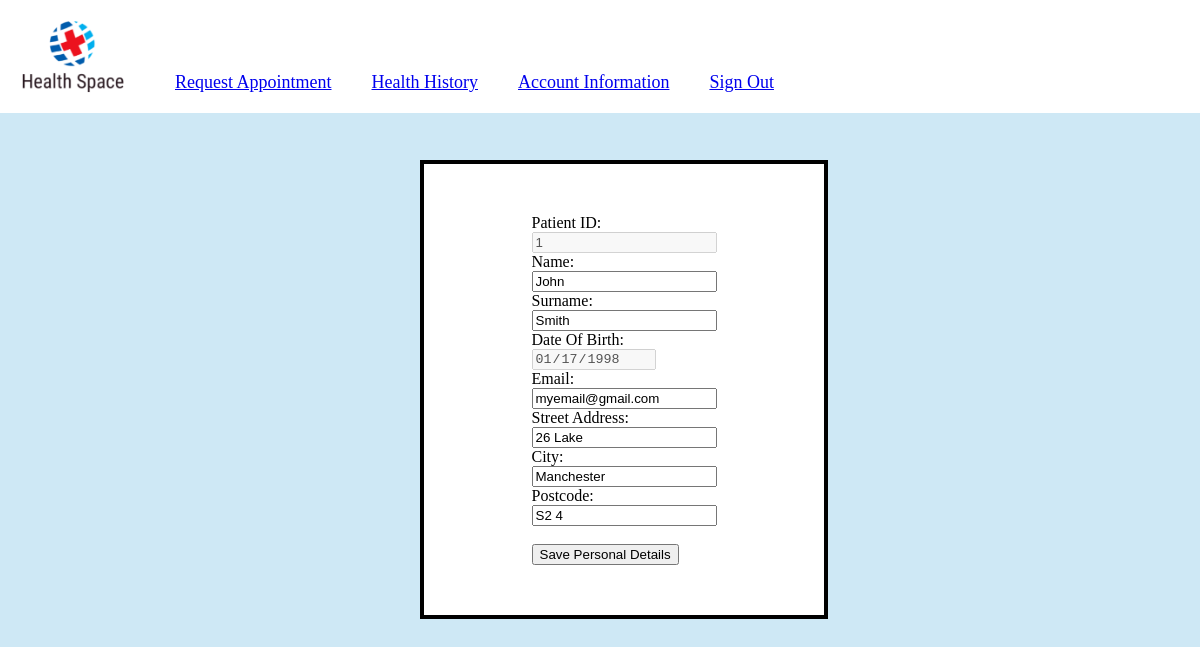
The page /PatientPHP/accountInfo.php (signed in) on the database its author committed.
### tables this page shows
CREATE TABLE `patient` (
  `patient_id` int(11) NOT NULL,
  `first_name` text NOT NULL,
  `surname` text NOT NULL,
  `dob` date NOT NULL,
  `email` text NOT NULL,
  `password` text NOT NULL,
  `street_address` text NOT NULL,
  `city` text NOT NULL,
  `postcode` text NOT NULL
);

### PatientPHP/accountInfo.php (the view, shortened to what this page needs)
<?php
include("../Include/db_connection.php");
include("../Include/patientHeader.php");
$patient_id = $_SESSION['patient_id'];
$sql = "SELECT * FROM patient WHERE patient_id='$patient_id'";
$result_patient = $conn->query($sql);
if ($result_patient->num_rows > 0) {
    $patient_row = $result_patient->fetch_assoc();
}
?>
<!DOCTYPE html>
<html lang="en">
<head>
    <link rel="stylesheet" href="../CSS/style.css">
</head>
<body>
    <div class="patient-info">
        <form method="post" action="<?php echo $_SERVER['PHP_SELF']; ?>">
            <label> Patient ID:<br></label> <input type="text" class="form-control" id="patient_id" name="patient_id" value="<?php echo $patient_row['patient_id']; ?>" disabled required><br>
            <label> Name:<br> </label> <input type="text" class="form-control" id="first_name" name="first_name" value="<?php echo $patient_row['first_name']; ?>"  required><br>
            <label>Surname:<br> </label> <input type="text" class="form-control" id="surname" name="surname" value="<?php echo $patient_row['surname']; ?>"  required><br>
            <label>Date Of Birth:<br> </label> <input type="date" class="form-control" id="dob" name="dob" value="<?php echo $patient_row['dob']; ?>" disabled required><br>
            <label>Email:<br></label>  <input type="text" class="form-control" id="email" name="email" value="<?php echo $patient_row['email']; ?>"  required><br>
            <label>Street Address:<br></label> <input type="text" class="form-control" id="street_address" name="street_address" value="<?php echo $patient_row['street_address']; ?>"  required><br>
            <label>City:<br></label>  <input type="text" class="form-control" id="city" name="city" value="<?php echo $patient_row['city']; ?>"  required><br>
            <label>Postcode:<br></label> <input type="text" class="form-control" id="postcode" name="postcode" value="<?php echo $patient_row['postcode']; ?>"  required><br><br>
            <button type="submit" name="submit" id="savePersonalBtn">Save Personal Details</button>
        </form>
    </div>
</body>
</html>

### CSS/style.css (style rules this page uses)
body { background-color: #b0daef9d; margin-bottom: 50px; }
.patient-info { position: fixed; display: inline-block; left: 35%; top:20%; padding-bottom: 25px; background-color: white; border: 4px solid black; width:25%; padding: 50px; text-align: left; display: flex; justify-content: center; align-items: center; }

### rows shown on the page
patient: patient_id "1", first_name "John", surname "Smith", dob "01/17/1998", email "myemail@gmail.com", street_address "26 Lake", city "Manchester", postcode "S2 4"
